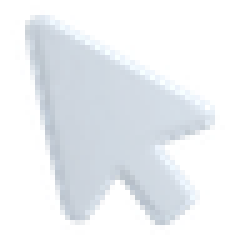
#> input picture design/assets/cursors/default.png, 48 x 48 px, found by its file name (shown 5 times larger)
$ python make-cursor-theme.py
#> lines starting #> are read from the running program, lines starting #| are printed output that depends on the picture
#!/usr/bin/env python3
"""Builds the Patina XCursor theme from the design's cursor images.

Run from the repository root; needs Pillow (`pip install pillow`, or python3-pil). Reads
design/assets/cursors/*.png (48 x 48, drawn to be shown at 2.5 device pixels per logical
pixel, so 19 logical pixels) and writes assets/cursors/Patina/, which the packages install to
/usr/share/icons/Patina. The output is committed, so building a package needs no Pillow.

A cursor file holds the image at several nominal sizes. A client asking for size N (24 by
default) gets an image N * 0.8 pixels wide, the same 19 pixels the design shows at 24. The 48
pixel original is the nominal size 60 image and is never scaled up.
"""
import os
import shutil
import struct
import sys

from PIL import Image

SOURCE = "design/assets/cursors"
OUT = "assets/cursors/Patina"
SIZES = (24, 32, 48, 60)  # nominal; 60 is the 48 pixel original
RATIO = 0.8  # image width / nominal size

# file, hotspot in the 48 pixel image, other names the cursor answers to
CURSORS = {
    "default": ("default.png", (5, 3), [
        "left_ptr", "arrow", "top_left_arrow", "context-menu",
    ]),
    "pointer": ("pointer.png", (10, 4), [
        "hand1", "hand2", "pointing_hand", "alias",
        "9d800788f1b08800ae810202380a0822", "e29285e634086352946a0e7090d73106",
    ]),
    "text": ("text.png", (13, 24), ["xterm", "ibeam"]),
    "move": ("move.png", (24, 24), [
        "fleur", "all-scroll", "size_all", "grab", "grabbing", "dnd-move",
    ]),
    "nwse-resize": ("nwse-resize.png", (24, 24), [
        "nw-resize", "se-resize", "size_fdiag", "bd_double_arrow", "top_left_corner",
        "bottom_right_corner", "c7088f0f3e6c8088236ef8e1e3e70000",
    ]),
    "nesw-resize": ("nesw-resize.png", (24, 24), [
        "ne-resize", "sw-resize", "size_bdiag", "fd_double_arrow", "top_right_corner",
        "bottom_left_corner", "fcf1c3c7cd4491d801f1e1c78f100000",
    ]),
    "wait": ("wait.png", (19, 16), [
        "watch", "progress", "left_ptr_watch", "half-busy",
        "08e8e1c95fe2fc01f976f1e063a24ccd", "3ecb610c1bf2410f44200f48c40d3599",
    ]),
    "help": ("help.png", (5, 3), [
        "question_arrow", "left_ptr_help", "whats_this",
        "5c6cd98b3f3ebcb1f9c7f1c204630408", "d9ce0ab605698f320427677b458ad60b",
    ]),
    "not-allowed": ("not-allowed.png", (5, 3), [
        "crossed_circle", "forbidden", "no-drop", "circle", "dnd-none",
        "03b6e0fcb3499374a867c041f52298f0",
    ]),
}

INDEX = """[Icon Theme]
Name=Patina
Comment=The Patina Desktop pointer
Inherits=Adwaita
"""


def image_at(src, nominal):
    """(width, premultiplied RGBA bytes) of `src` for a nominal size."""
    width = round(nominal * RATIO)
    if width != src.width:
        # Premultiplied alpha, so the soft shadow does not get a light fringe when scaled.
        src = src.convert("RGBa").resize((width, width), Image.LANCZOS)
    else:
        src = src.convert("RGBa")
    return width, src.tobytes()


def xcursor(src, hotspot):
    """An XCursor file (the format of libXcursor) holding every nominal size."""
    chunks = []
    for nominal in SIZES:
        width, rgba = image_at(src, nominal)
        xhot = min(width - 1, round(hotspot[0] * width / src.width))
        yhot = min(width - 1, round(hotspot[1] * width / src.height))
        # ARGB, premultiplied, one little-endian 32 bit word per pixel.
        argb = b"".join(
            struct.pack("<I", a << 24 | r << 16 | g << 8 | b)
            for r, g, b, a in zip(rgba[0::4], rgba[1::4], rgba[2::4], rgba[3::4])
        )
        header = struct.pack("<9I", 36, 0xFFFD0002, nominal, 1, width, width, xhot, yhot, 0)
        chunks.append((nominal, header + argb))
    toc_start = 16
    pos = toc_start + 12 * len(chunks)
    out = struct.pack("<4s3I", b"Xcur", 16, 0x10000, len(chunks))
    for nominal, data in chunks:
        out += struct.pack("<3I", 0xFFFD0002, nominal, pos)
        pos += len(data)
    return out + b"".join(data for _, data in chunks)


def main() -> int:
    if not os.path.isdir(SOURCE):
        print(f"run from the repository root ({SOURCE} not found)", file=sys.stderr)
        return 1
    shutil.rmtree(OUT, ignore_errors=True)
    os.makedirs(f"{OUT}/cursors")
    for name, (png, hotspot, aliases) in CURSORS.items():
        src = Image.open(f"{SOURCE}/{png}").convert("RGBA")
#> src is the input picture: PIL image 48x48 RGBA; mean R, G, B, A 106.2, 110.8, 115.4, 103.2
        assert src.size == (48, 48), f"{png} is {src.size}, expected 48 x 48"
        with open(f"{OUT}/cursors/{name}", "wb") as f:
            f.write(xcursor(src, hotspot))
#> the loop in xcursor, `for nominal in SIZES:` made 4 passes
#> (width, yhot) on passes 1 to 4: (19, 1), (26, 2), (38, 2), (48, 3)
#> pass 1, in image_at, `src = src.convert("RGBa").resize((width, width), Image.LANCZOS)`:
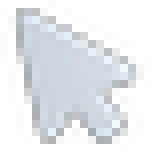
#> src: PIL image 19x19 RGBa (shown 8 times larger); mean R, G, B, A 85.4, 88.9, 92.5, 103.3; transparent parts drawn white
#> pass 2, in image_at (call 2), `src = src.convert("RGBa").resize((width, width), Image.LANCZOS)`:
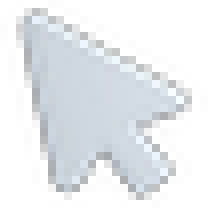
#> src: PIL image 26x26 RGBa (shown 8 times larger); mean R, G, B, A 84.9, 88.4, 91.9, 103.2; transparent parts drawn white
#> pass 3, in image_at (call 3), `src = src.convert("RGBa").resize((width, width), Image.LANCZOS)`:
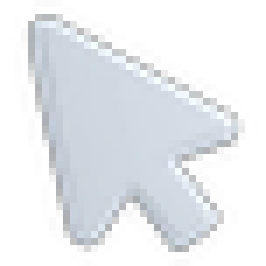
#> src: PIL image 38x38 RGBa (shown 7 times larger); mean R, G, B, A 84.6, 88, 91.6, 103.3; transparent parts drawn white
#> after the loop in xcursor, `for nominal in SIZES:`: chunks = 4 items
#> in xcursor, `pos = toc_start + 12 * len(chunks)`: pos = 64
#> the loop in xcursor, `for nominal, data in chunks:` made 4 passes
#> (nominal, pos) on passes 1 to 4: (24, 1544), (32, 4284), (48, 10096), (60, 19348)
#> after the loop in xcursor, `for nominal, data in chunks:`: pos = 19348
        for alias in aliases:
            os.symlink(name, f"{OUT}/cursors/{alias}")
#> pass 2 of the loop in main, `for name, (png, hotspot, aliases) in CURSORS.items():`:
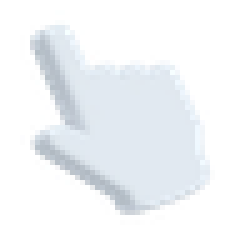
#> input picture design/assets/cursors/pointer.png, 48 x 48 px, found by its file name (shown 5 times larger)
#> in main, src is the input picture: PIL image 48x48 RGBA; mean R, G, B, A 98.8, 102.7, 106.1, 92.6
#> the loop in xcursor (call 2), `for nominal in SIZES:` made 4 passes
#> (width, xhot, yhot) on passes 1 to 4: (19, 4, 2), (26, 5, 2), (38, 8, 3), (48, 10, 4)
#> pass 1, in image_at (call 5), `src = src.convert("RGBa").resize((width, width), Image.LANCZOS)`:
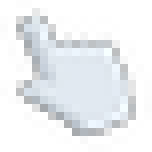
#> src: PIL image 19x19 RGBa (shown 8 times larger); mean R, G, B, A 80.1, 83.2, 86.1, 92.6; transparent parts drawn white
#> pass 3, in image_at (call 7), `src = src.convert("RGBa").resize((width, width), Image.LANCZOS)`:
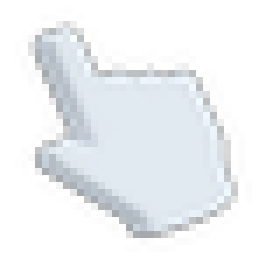
#> src: PIL image 38x38 RGBa (shown 7 times larger); mean R, G, B, A 79.5, 82.5, 85.4, 92.6; transparent parts drawn white
#> the loop in xcursor (call 2), `for nominal, data in chunks:` made 4 passes
#> pass 3 of the loop in main, `for name, (png, hotspot, aliases) in CURSORS.items():`:
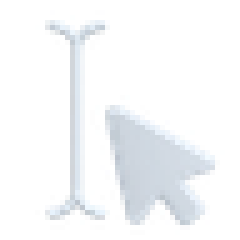
#> input picture design/assets/cursors/text.png, 48 x 48 px, found by its file name (shown 5 times larger)
#> in main, src is the input picture: PIL image 48x48 RGBA; mean R, G, B, A 68.1, 70.7, 73.4, 46.2
#> the loop in xcursor (call 3), `for nominal in SIZES:` made 4 passes
#> (width, xhot, yhot) on passes 1 to 4: (19, 5, 10), (26, 7, 13), (38, 10, 19), (48, 13, 24)
#> pass 1, in image_at (call 9), `src = src.convert("RGBa").resize((width, width), Image.LANCZOS)`:
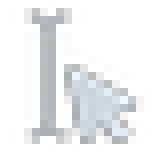
#> src: PIL image 19x19 RGBa (shown 8 times larger); mean R, G, B, A 39.7, 41.4, 43.1, 47.9; transparent parts drawn white
#> pass 3, in image_at (call 11), `src = src.convert("RGBa").resize((width, width), Image.LANCZOS)`:
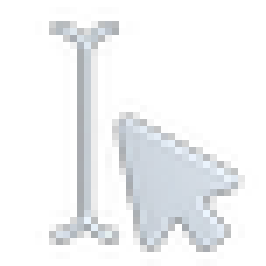
#> src: PIL image 38x38 RGBa (shown 7 times larger); mean R, G, B, A 38.2, 39.8, 41.4, 46.5; transparent parts drawn white
#> the loop made 7 passes; the first 3 are shown
    with open(f"{OUT}/index.theme", "w") as f:
        f.write(INDEX)
    print(f"wrote {OUT}: {len(CURSORS)} cursors, {sum(len(a) for _, _, a in CURSORS.values())} aliases")
    return 0


if __name__ == "__main__":
#> (the run stopped early here; a loop or call above may not have finished)
